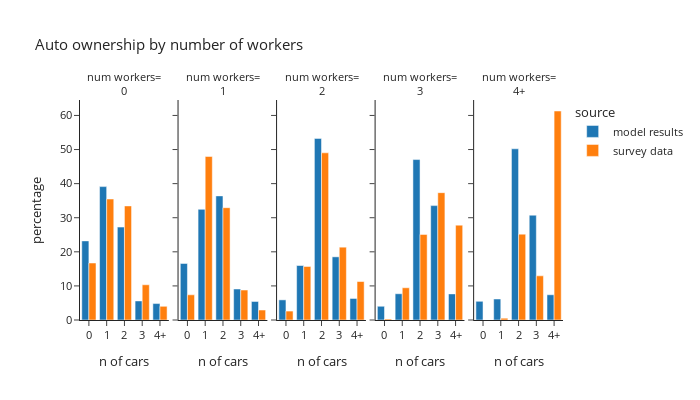

The cell this chart's notebook holds for it:
### Code cell
plot_auto(hh_data,'num_workers_simple','number of workers','num workers')

### Figure 1 — Plotly figure (JSON) as saved in the notebook; plotly's stock layout.template omitted (floating-point values rounded to 4 significant figures)
{"data": [{"alignmentgroup": "True", "hovertemplate": "source=model results<br>num_workers_simple=0<br>auto_ownership_simple=%{x}<br>percentage=%{y}<extra></extra>", "legendgroup": "model results", "marker": {"color": "#1F77B4", "pattern": {"shape": ""}}, "name": "model results", "offsetgroup": "model results", "orientation": "v", "showlegend": true, "textposition": "auto", "type": "bar", "x": ["0", "1", "2", "3", "4+"], "xaxis": "x", "y": [23.21, 39.13, 27.25, 5.595, 4.819], "yaxis": "y"}, {"alignmentgroup": "True", "hovertemplate": "source=model results<br>num_workers_simple=1<br>auto_ownership_simple=%{x}<br>percentage=%{y}<extra></extra>", "legendgroup": "model results", "marker": {"color": "#1F77B4", "pattern": {"shape": ""}}, "name": "model results", "offsetgroup": "model results", "orientation": "v", "showlegend": false, "textposition": "auto", "type": "bar", "x": ["0", "1", "2", "3", "4+"], "xaxis": "x2", "y": [16.59, 32.46, 36.41, 9.091, 5.454], "yaxis": "y2"}, {"alignmentgroup": "True", "hovertemplate": "source=model results<br>num_workers_simple=2<br>auto_ownership_simple=%{x}<br>percentage=%{y}<extra></extra>", "legendgroup": "model results", "marker": {"color": "#1F77B4", "pattern": {"shape": ""}}, "name": "model results", "offsetgroup": "model results", "orientation": "v", "showlegend": false, "textposition": "auto", "type": "bar", "x": ["0", "1", "2", "3", "4+"], "xaxis": "x3", "y": [5.905, 15.98, 53.27, 18.53, 6.318], "yaxis": "y3"}, {"alignmentgroup": "True", "hovertemplate": "source=model results<br>num_workers_simple=3<br>auto_ownership_simple=%{x}<br>percentage=%{y}<extra></extra>", "legendgroup": "model results", "marker": {"color": "#1F77B4", "pattern": {"shape": ""}}, "name": "model results", "offsetgroup": "model results", "orientation": "v", "showlegend": false, "textposition": "auto", "type": "bar", "x": ["0", "1", "2", "3", "4+"], "xaxis": "x4", "y": [4.023, 7.704, 47.06, 33.56, 7.66], "yaxis": "y4"}, {"alignmentgroup": "True", "hovertemplate": "source=model results<br>num_workers_simple=4+<br>auto_ownership_simple=%{x}<br>percentage=%{y}<extra></extra>", "legendgroup": "model results", "marker": {"color": "#1F77B4", "pattern": {"shape": ""}}, "name": "model results", "offsetgroup": "model results", "orientation": "v", "showlegend": false, "textposition": "auto", "type": "bar", "x": ["0", "1", "2", "3", "4+"], "xaxis": "x5", "y": [5.471, 6.159, 50.22, 30.75, 7.407], "yaxis": "y5"}, {"alignmentgroup": "True", "hovertemplate": "source=survey data<br>num_workers_simple=0<br>auto_ownership_simple=%{x}<br>percentage=%{y}<extra></extra>", "legendgroup": "survey data", "marker": {"color": "#FF7F0E", "pattern": {"shape": ""}}, "name": "survey data", "offsetgroup": "survey data", "orientation": "v", "showlegend": true, "textposition": "auto", "type": "bar", "x": ["0", "1", "2", "3", "4+"], "xaxis": "x", "y": [16.72, 35.48, 33.46, 10.33, 4.003], "yaxis": "y"}, {"alignmentgroup": "True", "hovertemplate": "source=survey data<br>num_workers_simple=1<br>auto_ownership_simple=%{x}<br>percentage=%{y}<extra></extra>", "legendgroup": "survey data", "marker": {"color": "#FF7F0E", "pattern": {"shape": ""}}, "name": "survey data", "offsetgroup": "survey data", "orientation": "v", "showlegend": false, "textposition": "auto", "type": "bar", "x": ["0", "1", "2", "3", "4+"], "xaxis": "x2", "y": [7.386, 47.97, 32.94, 8.783, 2.921], "yaxis": "y2"}, {"alignmentgroup": "True", "hovertemplate": "source=survey data<br>num_workers_simple=2<br>auto_ownership_simple=%{x}<br>percentage=%{y}<extra></extra>", "legendgroup": "survey data", "marker": {"color": "#FF7F0E", "pattern": {"shape": ""}}, "name": "survey data", "offsetgroup": "survey data", "orientation": "v", "showlegend": false, "textposition": "auto", "type": "bar", "x": ["0", "1", "2", "3", "4+"], "xaxis": "x3", "y": [2.619, 15.7, 49.04, 21.36, 11.28], "yaxis": "y3"}, {"alignmentgroup": "True", "hovertemplate": "source=survey data<br>num_workers_simple=3<br>auto_ownership_simple=%{x}<br>percentage=%{y}<extra></extra>", "legendgroup": "survey data", "marker": {"color": "#FF7F0E", "pattern": {"shape": ""}}, "name": "survey data", "offsetgroup": "survey data", "orientation": "v", "showlegend": false, "textposition": "auto", "type": "bar", "x": ["0", "1", "2", "3", "4+"], "xaxis": "x4", "y": [0.2716, 9.451, 25.1, 37.35, 27.83], "yaxis": "y4"}, {"alignmentgroup": "True", "hovertemplate": "source=survey data<br>num_workers_simple=4+<br>auto_ownership_simple=%{x}<br>percentage=%{y}<extra></extra>", "legendgroup": "survey data", "marker": {"color": "#FF7F0E", "pattern": {"shape": ""}}, "name": "survey data", "offsetgroup": "survey data", "orientation": "v", "showlegend": false, "textposition": "auto", "type": "bar", "x": ["1", "2", "3", "4+"], "xaxis": "x5", "y": [0.549, 25.19, 12.96, 61.31], "yaxis": "y5"}], "layout": {"annotations": [{"font": {}, "showarrow": false, "text": "num workers=<br>0", "x": 0.092, "xanchor": "center", "xref": "paper", "y": 1.0, "yanchor": "bottom", "yref": "paper"}, {"font": {}, "showarrow": false, "text": "num workers=<br>1", "x": 0.296, "xanchor": "center", "xref": "paper", "y": 1.0, "yanchor": "bottom", "yref": "paper"}, {"font": {}, "showarrow": false, "text": "num workers=<br>2", "x": 0.5, "xanchor": "center", "xref": "paper", "y": 1.0, "yanchor": "bottom", "yref": "paper"}, {"font": {}, "showarrow": false, "text": "num workers=<br>3", "x": 0.704, "xanchor": "center", "xref": "paper", "y": 1.0, "yanchor": "bottom", "yref": "paper"}, {"font": {}, "showarrow": false, "text": "num workers=<br>4+", "x": 0.908, "xanchor": "center", "xref": "paper", "y": 1.0, "yanchor": "bottom", "yref": "paper"}], "barmode": "group", "font": {"size": 11}, "height": 400, "legend": {"title": {"text": "source"}, "tracegroupgap": 0}, "title": {"text": "Auto ownership by number of workers"}, "width": 700, "xaxis": {"anchor": "y", "domain": [0.0, 0.184], "title": {"text": "n of cars"}}, "xaxis2": {"anchor": "y2", "domain": [0.204, 0.388], "matches": "x", "title": {"text": "n of cars"}}, "xaxis3": {"anchor": "y3", "domain": [0.408, 0.592], "matches": "x", "title": {"text": "n of cars"}}, "xaxis4": {"anchor": "y4", "domain": [0.612, 0.796], "matches": "x", "title": {"text": "n of cars"}}, "xaxis5": {"anchor": "y5", "domain": [0.816, 1.0], "matches": "x", "title": {"text": "n of cars"}}, "yaxis": {"anchor": "x", "domain": [0.0, 1.0], "title": {"text": "percentage"}}, "yaxis2": {"anchor": "x2", "domain": [0.0, 1.0], "matches": "y", "showticklabels": false}, "yaxis3": {"anchor": "x3", "domain": [0.0, 1.0], "matches": "y", "showticklabels": false}, "yaxis4": {"anchor": "x4", "domain": [0.0, 1.0], "matches": "y", "showticklabels": false}, "yaxis5": {"anchor": "x5", "domain": [0.0, 1.0], "matches": "y", "showticklabels": false}}}
